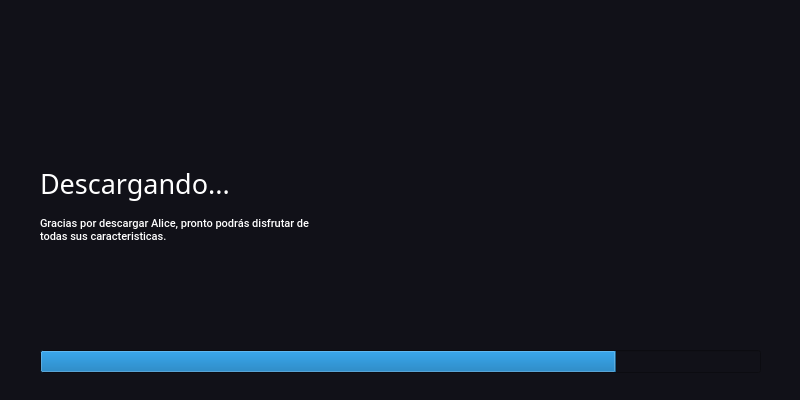
<?xml version="1.0" encoding="UTF-8"?>
<ui version="4.0">
 <class>MainWindow</class>
 <widget class="QMainWindow" name="MainWindow">
  <property name="geometry">
   <rect>
    <x>0</x>
    <y>0</y>
    <width>800</width>
    <height>400</height>
   </rect>
  </property>
  <property name="maximumSize">
   <size>
    <width>800</width>
    <height>600</height>
   </size>
  </property>
  <property name="windowTitle">
   <string>Alice Installer</string>
  </property>
  <widget class="QWidget" name="centralwidget">
   <property name="maximumSize">
    <size>
     <width>800</width>
     <height>400</height>
    </size>
   </property>
   <widget class="QStackedWidget" name="stackedWidget">
    <property name="geometry">
     <rect>
      <x>0</x>
      <y>0</y>
      <width>800</width>
      <height>400</height>
     </rect>
    </property>
    <property name="maximumSize">
     <size>
      <width>800</width>
      <height>400</height>
     </size>
    </property>
    <property name="autoFillBackground">
     <bool>false</bool>
    </property>
    <property name="styleSheet">
     <string notr="true">background-color: #111118;</string>
    </property>
    <property name="currentIndex">
     <number>1</number>
    </property>
    <widget class="QWidget" name="Start_app">
     <property name="maximumSize">
      <size>
       <width>800</width>
       <height>400</height>
      </size>
     </property>
     <property name="styleSheet">
      <string notr="true">background-color: #111118;</string>
     </property>
     <widget class="QWidget" name="Vertical_layout" native="true">
      <property name="geometry">
       <rect>
        <x>0</x>
        <y>123</y>
        <width>800</width>
        <height>90</height>
       </rect>
      </property>
      <property name="maximumSize">
       <size>
        <width>800</width>
        <height>400</height>
       </size>
      </property>
      <property name="styleSheet">
       <string notr="true">background:transparent;</string>
      </property>
      <layout class="QVBoxLayout" name="verticalLayout_2" stretch="0,0">
       <property name="spacing">
        <number>0</number>
       </property>
       <property name="leftMargin">
        <number>0</number>
       </property>
       <property name="topMargin">
        <number>0</number>
       </property>
       <property name="rightMargin">
        <number>0</number>
       </property>
       <property name="bottomMargin">
        <number>0</number>
       </property>
       <item>
        <widget class="QLabel" name="App_title">
         <property name="maximumSize">
          <size>
           <width>800</width>
           <height>400</height>
          </size>
         </property>
         <property name="font">
          <font>
           <family>Work Sans</family>
           <pointsize>34</pointsize>
          </font>
         </property>
         <property name="autoFillBackground">
          <bool>false</bool>
         </property>
         <property name="styleSheet">
          <string notr="true">color:#fff;
background:transparent;</string>
         </property>
         <property name="text">
          <string>Alice</string>
         </property>
         <property name="textFormat">
          <enum>Qt::PlainText</enum>
         </property>
         <property name="alignment">
          <set>Qt::AlignCenter</set>
         </property>
         <property name="wordWrap">
          <bool>false</bool>
         </property>
         <property name="indent">
          <number>0</number>
         </property>
         <property name="textInteractionFlags">
          <set>Qt::NoTextInteraction</set>
         </property>
        </widget>
       </item>
       <item>
        <widget class="QLabel" name="App_subtitle">
         <property name="maximumSize">
          <size>
           <width>800</width>
           <height>400</height>
          </size>
         </property>
         <property name="font">
          <font>
           <family>Roboto</family>
           <pointsize>12</pointsize>
           <stylestrategy>PreferAntialias</stylestrategy>
           <kerning>true</kerning>
          </font>
         </property>
         <property name="toolTipDuration">
          <number>0</number>
         </property>
         <property name="autoFillBackground">
          <bool>false</bool>
         </property>
         <property name="styleSheet">
          <string notr="true">color:#FFF;
background:transparent;
</string>
         </property>
         <property name="frameShape">
          <enum>QFrame::NoFrame</enum>
         </property>
         <property name="frameShadow">
          <enum>QFrame::Plain</enum>
         </property>
         <property name="text">
          <string>Una nueva forma de interactuar con tus dispositivos.</string>
         </property>
         <property name="textFormat">
          <enum>Qt::PlainText</enum>
         </property>
         <property name="alignment">
          <set>Qt::AlignCenter</set>
         </property>
         <property name="wordWrap">
          <bool>true</bool>
         </property>
         <property name="indent">
          <number>0</number>
         </property>
        </widget>
       </item>
      </layout>
     </widget>
     <widget class="QPushButton" name="Install_start">
      <property name="geometry">
       <rect>
        <x>330</x>
        <y>227</y>
        <width>140</width>
        <height>40</height>
       </rect>
      </property>
      <property name="maximumSize">
       <size>
        <width>800</width>
        <height>400</height>
       </size>
      </property>
      <property name="font">
       <font>
        <family>Work Sans SemiBold</family>
        <pointsize>11</pointsize>
       </font>
      </property>
      <property name="styleSheet">
       <string notr="true">

QPushButton:hover:!pressed
{
  background: #40C07D;
}
QPushButton{
	background:#00E291;
	color: rgb(255, 255, 255);
	border:none;
	border-radius:5px;
}</string>
      </property>
      <property name="text">
       <string>Comenzar</string>
      </property>
      <property name="autoDefault">
       <bool>false</bool>
      </property>
     </widget>
     <widget class="QLabel" name="Background">
      <property name="geometry">
       <rect>
        <x>0</x>
        <y>0</y>
        <width>800</width>
        <height>400</height>
       </rect>
      </property>
      <property name="maximumSize">
       <size>
        <width>800</width>
        <height>400</height>
       </size>
      </property>
      <property name="font">
       <font>
        <stylestrategy>PreferAntialias</stylestrategy>
       </font>
      </property>
      <property name="layoutDirection">
       <enum>Qt::LeftToRight</enum>
      </property>
      <property name="frameShadow">
       <enum>QFrame::Plain</enum>
      </property>
      <property name="text">
       <string notr="true"/>
      </property>
      <property name="pixmap">
       <pixmap resource="../resources.qrc">:/Images/images/bg-alt.png</pixmap>
      </property>
      <property name="scaledContents">
       <bool>true</bool>
      </property>
      <property name="alignment">
       <set>Qt::AlignLeading|Qt::AlignLeft|Qt::AlignTop</set>
      </property>
      <property name="wordWrap">
       <bool>true</bool>
      </property>
     </widget>
     <zorder>Background</zorder>
     <zorder>Vertical_layout</zorder>
     <zorder>Install_start</zorder>
    </widget>
    <widget class="QWidget" name="Install_window">
     <property name="maximumSize">
      <size>
       <width>800</width>
       <height>400</height>
      </size>
     </property>
     <property name="styleSheet">
      <string notr="true">background-color: #111118;</string>
     </property>
     <widget class="QProgressBar" name="StatusBar">
      <property name="geometry">
       <rect>
        <x>40</x>
        <y>350</y>
        <width>721</width>
        <height>23</height>
       </rect>
      </property>
      <property name="value">
       <number>80</number>
      </property>
      <property name="textVisible">
       <bool>false</bool>
      </property>
      <property name="format">
       <string/>
      </property>
     </widget>
     <widget class="QLabel" name="Background_2">
      <property name="geometry">
       <rect>
        <x>0</x>
        <y>0</y>
        <width>800</width>
        <height>400</height>
       </rect>
      </property>
      <property name="maximumSize">
       <size>
        <width>800</width>
        <height>400</height>
       </size>
      </property>
      <property name="font">
       <font>
        <stylestrategy>PreferAntialias</stylestrategy>
       </font>
      </property>
      <property name="layoutDirection">
       <enum>Qt::LeftToRight</enum>
      </property>
      <property name="frameShadow">
       <enum>QFrame::Plain</enum>
      </property>
      <property name="text">
       <string notr="true"/>
      </property>
      <property name="pixmap">
       <pixmap resource="../resources.qrc">:/Images/images/bg.png</pixmap>
      </property>
      <property name="scaledContents">
       <bool>true</bool>
      </property>
      <property name="alignment">
       <set>Qt::AlignLeading|Qt::AlignLeft|Qt::AlignTop</set>
      </property>
      <property name="wordWrap">
       <bool>true</bool>
      </property>
     </widget>
     <widget class="QWidget" name="VerticalLayout" native="true">
      <property name="geometry">
       <rect>
        <x>40</x>
        <y>150</y>
        <width>281</width>
        <height>131</height>
       </rect>
      </property>
      <layout class="QVBoxLayout" name="verticalLayout">
       <property name="spacing">
        <number>0</number>
       </property>
       <property name="leftMargin">
        <number>0</number>
       </property>
       <property name="topMargin">
        <number>0</number>
       </property>
       <property name="rightMargin">
        <number>0</number>
       </property>
       <property name="bottomMargin">
        <number>0</number>
       </property>
       <item>
        <widget class="QLabel" name="Install_status">
         <property name="maximumSize">
          <size>
           <width>800</width>
           <height>400</height>
          </size>
         </property>
         <property name="font">
          <font>
           <family>Work Sans</family>
           <pointsize>20</pointsize>
           <stylestrategy>PreferAntialias</stylestrategy>
           <kerning>true</kerning>
          </font>
         </property>
         <property name="toolTipDuration">
          <number>0</number>
         </property>
         <property name="autoFillBackground">
          <bool>false</bool>
         </property>
         <property name="styleSheet">
          <string notr="true">color:#FFF;
background:transparent;
</string>
         </property>
         <property name="frameShape">
          <enum>QFrame::NoFrame</enum>
         </property>
         <property name="frameShadow">
          <enum>QFrame::Plain</enum>
         </property>
         <property name="text">
          <string>Descargando...</string>
         </property>
         <property name="textFormat">
          <enum>Qt::PlainText</enum>
         </property>
         <property name="alignment">
          <set>Qt::AlignLeading|Qt::AlignLeft|Qt::AlignVCenter</set>
         </property>
         <property name="wordWrap">
          <bool>true</bool>
         </property>
         <property name="indent">
          <number>0</number>
         </property>
        </widget>
       </item>
       <item>
        <widget class="QLabel" name="info">
         <property name="font">
          <font>
           <family>Roboto Medium</family>
           <pointsize>8</pointsize>
           <kerning>true</kerning>
          </font>
         </property>
         <property name="styleSheet">
          <string notr="true">color:#fff;
</string>
         </property>
         <property name="text">
          <string>Gracias por descargar Alice, pronto podrás disfrutar de todas sus caracteristicas.</string>
         </property>
         <property name="alignment">
          <set>Qt::AlignLeading|Qt::AlignLeft|Qt::AlignTop</set>
         </property>
         <property name="wordWrap">
          <bool>true</bool>
         </property>
        </widget>
       </item>
      </layout>
     </widget>
     <zorder>Background_2</zorder>
     <zorder>StatusBar</zorder>
     <zorder>VerticalLayout</zorder>
    </widget>
    <widget class="QWidget" name="Create_account">
     <property name="enabled">
      <bool>false</bool>
     </property>
    </widget>
    <widget class="QWidget" name="Instalation_complete">
     <property name="maximumSize">
      <size>
       <width>800</width>
       <height>400</height>
      </size>
     </property>
     <widget class="QLabel" name="Background_3">
      <property name="geometry">
       <rect>
        <x>340</x>
        <y>70</y>
        <width>128</width>
        <height>128</height>
       </rect>
      </property>
      <property name="maximumSize">
       <size>
        <width>800</width>
        <height>400</height>
       </size>
      </property>
      <property name="font">
       <font>
        <stylestrategy>PreferAntialias</stylestrategy>
       </font>
      </property>
      <property name="layoutDirection">
       <enum>Qt::LeftToRight</enum>
      </property>
      <property name="frameShadow">
       <enum>QFrame::Plain</enum>
      </property>
      <property name="text">
       <string notr="true"/>
      </property>
      <property name="pixmap">
       <pixmap resource="../resources.qrc">:/Images/images/success.png</pixmap>
      </property>
      <property name="scaledContents">
       <bool>true</bool>
      </property>
      <property name="alignment">
       <set>Qt::AlignLeading|Qt::AlignLeft|Qt::AlignTop</set>
      </property>
      <property name="wordWrap">
       <bool>true</bool>
      </property>
     </widget>
     <widget class="QPushButton" name="Launch_app">
      <property name="geometry">
       <rect>
        <x>332</x>
        <y>313</y>
        <width>140</width>
        <height>40</height>
       </rect>
      </property>
      <property name="maximumSize">
       <size>
        <width>800</width>
        <height>400</height>
       </size>
      </property>
      <property name="font">
       <font>
        <family>Work Sans SemiBold</family>
        <pointsize>11</pointsize>
       </font>
      </property>
      <property name="styleSheet">
       <string notr="true">

QPushButton:hover:!pressed
{
  background: #40C07D;
}
QPushButton{
	background:#00E291;
	color: rgb(255, 255, 255);
	border:none;
	border-radius:5px;
}</string>
      </property>
      <property name="text">
       <string>Iniciar</string>
      </property>
      <property name="autoDefault">
       <bool>false</bool>
      </property>
     </widget>
     <widget class="QLabel" name="Install_complete">
      <property name="geometry">
       <rect>
        <x>210</x>
        <y>249</y>
        <width>398</width>
        <height>49</height>
       </rect>
      </property>
      <property name="maximumSize">
       <size>
        <width>800</width>
        <height>400</height>
       </size>
      </property>
      <property name="font">
       <font>
        <family>Roboto</family>
        <pointsize>10</pointsize>
        <stylestrategy>PreferAntialias</stylestrategy>
        <kerning>true</kerning>
       </font>
      </property>
      <property name="toolTipDuration">
       <number>0</number>
      </property>
      <property name="autoFillBackground">
       <bool>false</bool>
      </property>
      <property name="styleSheet">
       <string notr="true">color:#FFF;
background:transparent;
</string>
      </property>
      <property name="frameShape">
       <enum>QFrame::NoFrame</enum>
      </property>
      <property name="frameShadow">
       <enum>QFrame::Plain</enum>
      </property>
      <property name="text">
       <string>Haz instalado Alice correctamente ahora estas a un clic de cambiar la forma en la que usas tus dispositivos.</string>
      </property>
      <property name="textFormat">
       <enum>Qt::PlainText</enum>
      </property>
      <property name="alignment">
       <set>Qt::AlignCenter</set>
      </property>
      <property name="wordWrap">
       <bool>true</bool>
      </property>
      <property name="indent">
       <number>0</number>
      </property>
     </widget>
     <widget class="QLabel" name="Thaks">
      <property name="geometry">
       <rect>
        <x>200</x>
        <y>205</y>
        <width>400</width>
        <height>50</height>
       </rect>
      </property>
      <property name="maximumSize">
       <size>
        <width>800</width>
        <height>400</height>
       </size>
      </property>
      <property name="font">
       <font>
        <family>Work Sans Light</family>
        <pointsize>23</pointsize>
       </font>
      </property>
      <property name="autoFillBackground">
       <bool>false</bool>
      </property>
      <property name="styleSheet">
       <string notr="true">color:#fff;
background:transparent;</string>
      </property>
      <property name="text">
       <string>¡Gracias!</string>
      </property>
      <property name="textFormat">
       <enum>Qt::PlainText</enum>
      </property>
      <property name="alignment">
       <set>Qt::AlignCenter</set>
      </property>
      <property name="wordWrap">
       <bool>false</bool>
      </property>
      <property name="margin">
       <number>0</number>
      </property>
      <property name="indent">
       <number>0</number>
      </property>
      <property name="textInteractionFlags">
       <set>Qt::NoTextInteraction</set>
      </property>
     </widget>
    </widget>
   </widget>
  </widget>
 </widget>
 <resources>
  <include location="../resources.qrc"/>
 </resources>
 <connections/>
</ui>
